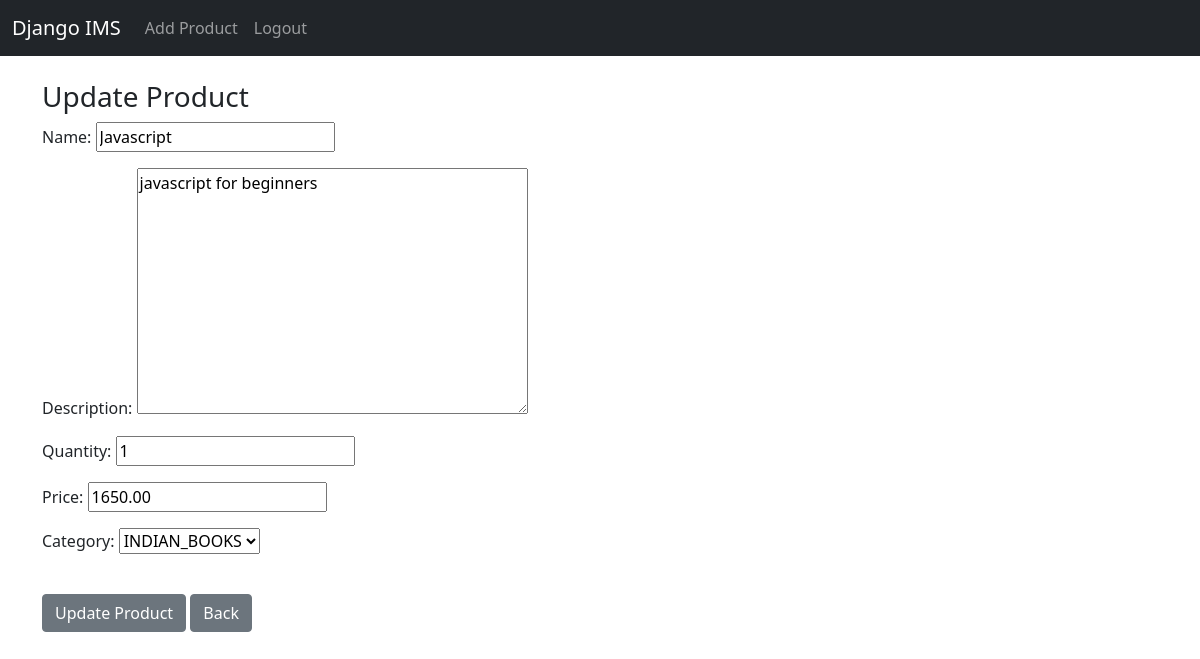
Page /update_product/7 (signed in) on the committed database.
### inventory/models.py (models this page shows, shortened)
class Product(models.Model):
    name = models.CharField(max_length=255)
    description = models.TextField()
    quantity = models.PositiveIntegerField()
    price = models.DecimalField(max_digits=10, decimal_places=2)
    category = models.CharField(max_length=20, choices=CATEGORY, default='NEPALI_BOOKS')
    date = models.DateTimeField(auto_now_add=True)

### inventory/views.py (the view)
# urls.py: path('update_product/<int:pk>', views.update_product, name='update_product'),
def update_product(request, pk):
    if request.user.is_authenticated:
        current_product = Product.objects.get(id=pk)
        form = AddProductForm(request.POST or None, instance=current_product)
        if form.is_valid():
            form.save()
            messages.success(request, "Product data has been UPDATED")
            return redirect('home')
        return render(request, 'update_product.html', {'form':form})
    else:
        messages.success(request, "you must be logged")
        return redirect('home')

### inventory/forms.py
class AddProductForm(forms.ModelForm):
    name = forms.CharField(required=True, widget=forms.widgets.TextInput(attrs={"placeholder":"Name", "class":"form-control"}), label=""),
    description = forms.Textarea(),
    quantity = forms.DecimalField(required=True, widget=forms.widgets.TextInput(attrs={"placeholder":"Quantity", "class":"form-control"}), label=""),
    price = forms.DecimalField(required=True, widget=forms.widgets.TextInput(attrs={"placeholder":"Price", "class":"form-control"}), label=""),
    category = forms.CharField(required=True, widget=forms.widgets.TextInput(attrs={"placeholder":"Category", "class":"form-control"}), label=""),
    class Meta:
        model = Product
        fields = ('name', 'description', 'quantity', 'price', 'category')

### templates/update_product.html (shortened to what this page needs)
{% extends 'base.html' %}
{% block content %}
<div class="col-md-6 offset-mid=3">
<h3> Update Product </h3>
<form METHOD="POST" >
    {{ form.as_p }}
    <br/>
    <button type="submit" class="btn btn-secondary">Update Product</button>
    <a href="{% url 'home' %}" class="btn btn-secondary">Back</a>
</form>
</div>
{% endblock %}

### rows in the picture
Product: name "Javascript", description "javascript for beginners", quantity "1", price "1650.00", category "INDIAN_BOOKS"
